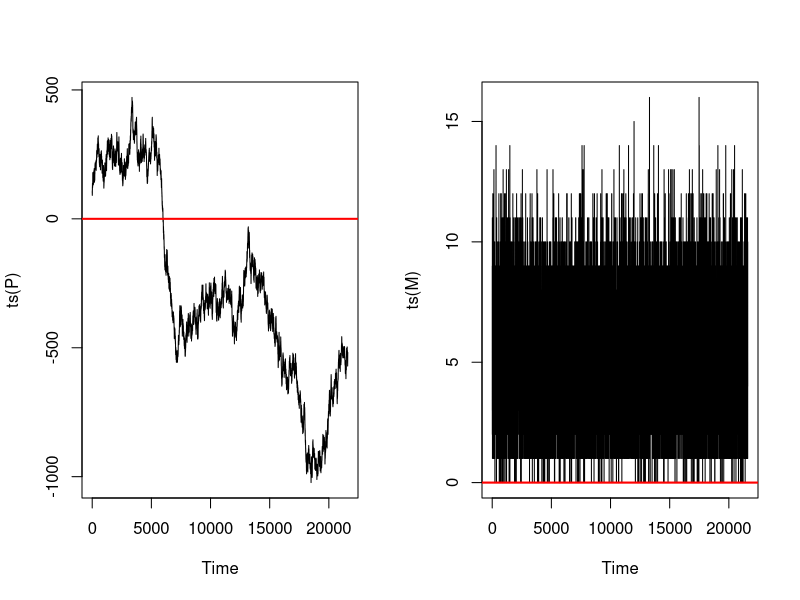
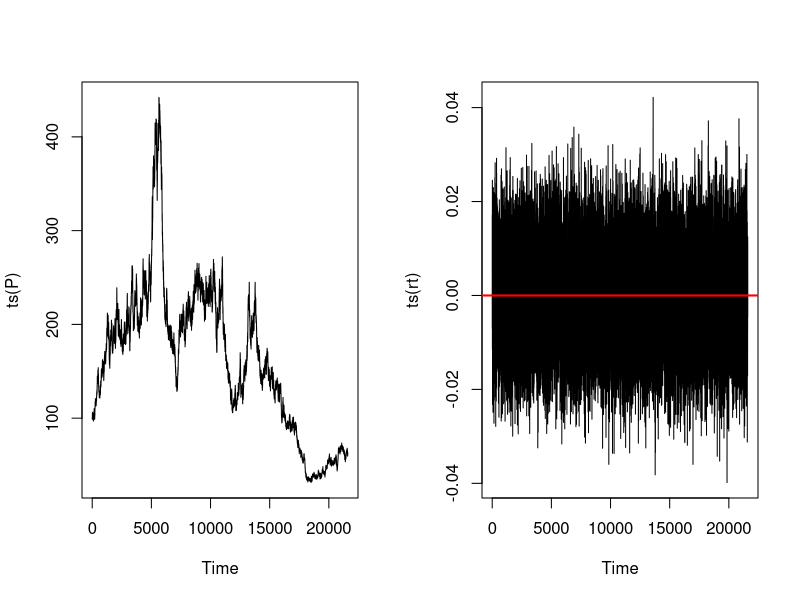
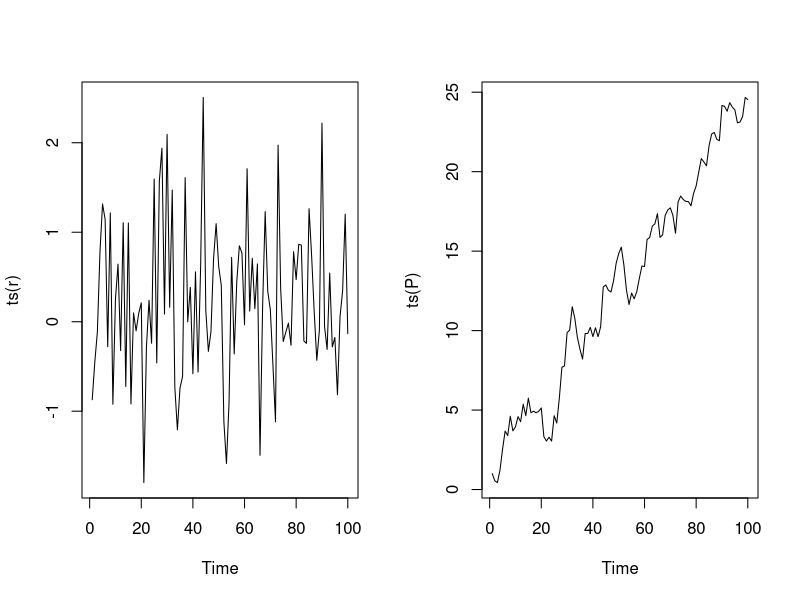
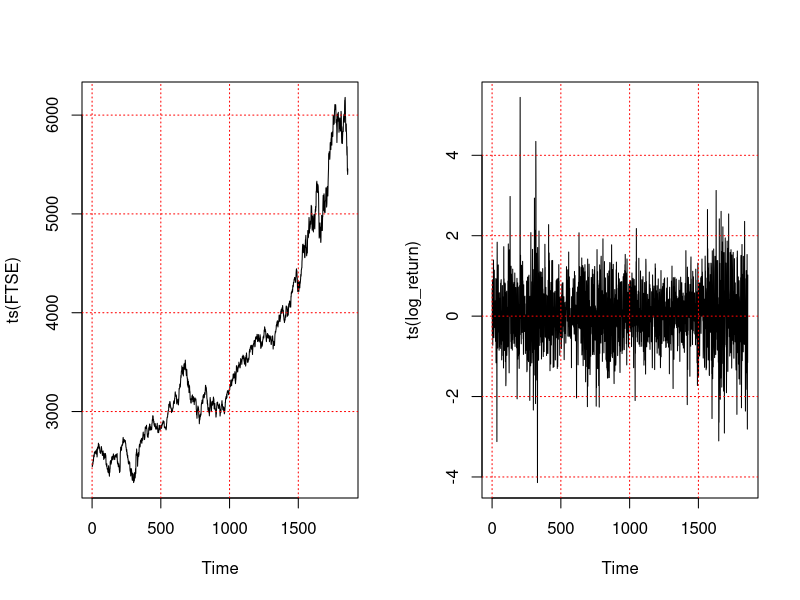

R code for these plots, in order:
# Suppose price of a stock move up or down with probability 0.5 or 
# Size of the movement follow $Poisson(\lambda=5)$
# If the price of the stock is Re 1/-; then what will be the price of the stock after 21600 seconds
# The model:
#  $$
#  P_t=P_{t-1}+\pm M_t,
#  $$
#  where $M_t \sim Poisson(\lambda=5)$


set.seed(321)
n<-21600
P<-M<-rep(NA,n)
P[1]<-100 ## Current price 100 paisa or Re 1/-
for(sec in 2:n){
  toss<-sample(c("H","T"),1,replace = TRUE,prob = c(0.5,0.5))
  M[sec]<-rpois(1,lambda = 5)
  if(toss=="H")P[sec]<-P[sec-1]+ M[sec]
  if(toss=="T")P[sec]<-P[sec-1]- M[sec]
}
par(mfrow=c(1,2))
plot(ts(P))
abline(h=0,lwd=2,col="red")
plot(ts(M))
abline(h=0,lwd=2,col="red")


# Example 3: Random Walk with Random Return

# Simple return of an asset is nothing but movement of the price with respect to previous price.
# Suppose $R_t\sim N(\mu=0,\sigma=0.01)$ on every seconds.
# If the price of the stock is Re 1/-; then what will be the price of the stock after 21600 seconds

set.seed(321)
n<-21600
P<-rep(NA,n)
P[1]<-100 ## Current price 100 paisa or Re 1/-

rt<-rnorm(n,mean=0.0001,sd=0.01)
for(sec in 2:n) P[sec]<-P[sec-1]*(1+rt[sec])

par(mfrow=c(1,2))
plot(ts(P))
abline(h=0,lwd=2,col="red")
plot(ts(rt))
abline(h=0,lwd=2,col="red")

## Simulation from stationary process
mu<-0
s<-1
n<-100
r<-rnorm(n,mu,s)
plot(ts(r))

## Price from the rates
P<-r
P[1]<-1
P<-cumsum(P)
plot(ts(P))
## Price may be non-stationary. However, its steps could be a stationary process.

### Random Walk Hypothesis

library(tseries)
head(EuStockMarkets)
FTSE<-EuStockMarkets[,"FTSE"]
## Plot FTSE
n<-length(FTSE)
plot(ts(FTSE))
grid(col = "red")
## Compute the log-return of the FTSE
log_return<-diff(log(FTSE))*100
n<-length(log_return)
## The time-series plot of the log-return 
plot(ts(log_return))
grid(col="red")

## Dickey-Fuller test for unit-root

## Step 1: Check if log-Price is non-stationary
adf.test(log(FTSE))

## Step 2: Check if log-return is non-stationary
adf.test(log_return)
